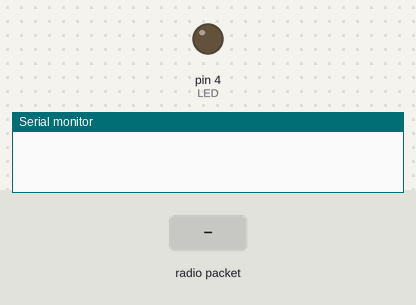
This sketch was run on a simulated Arduino Uno, built with avr-gcc and run on an emulated ATmega328P. On the bench: output pins drawn as LEDs (lit = HIGH), the last lines printed to the serial monitor. The test bench sets the inputs (shaded band). No radio packets arrive unless stated.

Above: at 1.2 s.
1.3 s: radio packet "a" arrives
At 1.7 s:
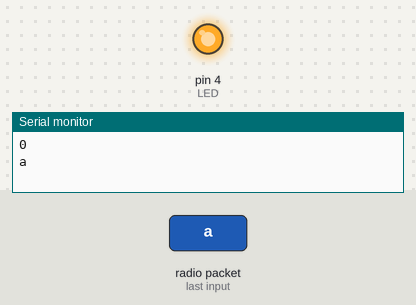
3.3 s: radio packet "1" arrives
Timing chart, 0 to 6.3 s (numbered marks = the images above; inputs shaded):
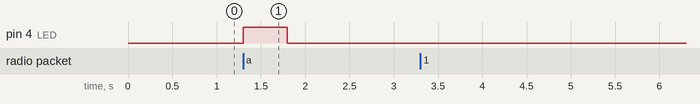

Measured:
- after the input at 1.3 s, pin 4 (LED): LOW → HIGH at once, → LOW 0.50 s later

The sketch:

juncheol_rx.ino
```cpp
 #include <SPI.h>

#include <nRF24L01.h>
#include <RF24.h>
int LED =4;
RF24 radio(7, 8); // SPI 버스에 nRF24L01 라디오를 설정하기 위해 CE, CSN 선언.
const byte address[6] = "00001"; //주소값을 5가지 문자열로 변경할 수 있으며, 송신기과 수신기가 동일한 주소로 해야됨.
void setup() {
  pinMode(4, OUTPUT);
  Serial.begin(9600);
  radio.begin();
  radio.openReadingPipe(0, address);
  radio.setPALevel(RF24_PA_MIN); //전원공급에 관한 파워레벨을 설정합니다. 모듈 사이가 가까우면 최소로 설정합니다.

//거리가 가까운 순으로 RF24_PA_MIN / RF24_PA_LOW / RF24_PA_HIGH / RF24_PA_MAX 등으로 설정할 수 있습니다.

//높은 레벨(거리가 먼 경우)은 작동하는 동안 안정적인 전압을 가지도록 GND와 3.3V에 바이패스 커패시터 사용을 권장함
  radio.startListening(); //모듈을 수신기로 설정
}
void loop() {
  if (radio.available()) {
    char text[32] = "";
    radio.read(&text, sizeof(text));
    int ret = strcmp(text, "a");
    Serial.println(ret);
    if (!ret){
      digitalWrite(LED,HIGH);
      Serial.println(text);
      delay(500);


    }
    else {
      digitalWrite(LED,LOW);
      Serial.println("error");
      Serial.println(text);
    }


  }
  else
  digitalWrite(LED,LOW);
}
```
